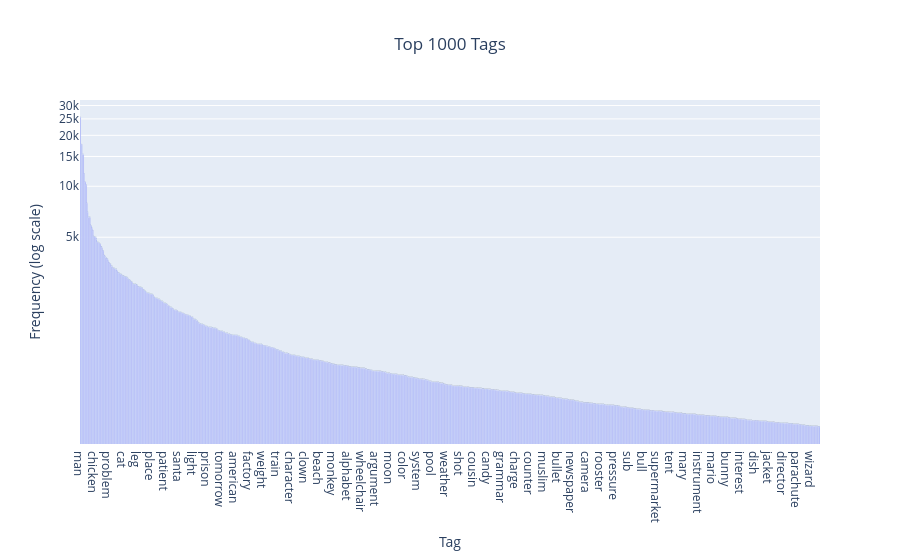

Notebook code cell kept with this figure:
### Markdown cell above
## 4.4. n=1000

### Code cell
# topn_wo_other(n=1000)
plot_tag_frequencies_log(n=1000)

### Figure 1 — Plotly figure (JSON) as saved in the notebook; plotly's stock layout.template omitted (floating-point values rounded to 4 significant figures; data arrays with more than 128 entries replaced by an {"elided": "..."} marker saying what was removed)
{"data": [{"hovertemplate": "tag=%{x}<br>count=%{text}<extra></extra>", "legendgroup": "", "marker": {"color": "#636EFA", "pattern": {"shape": ""}}, "name": "", "opacity": 1, "orientation": "v", "showlegend": false, "text": {"elided": "1000 float values"}, "textposition": "outside", "type": "bar", "x": {"elided": "1000 str values"}, "xaxis": "x", "y": {"elided": "1000 int values"}, "yaxis": "y"}], "layout": {"bargap": 0, "barmode": "relative", "legend": {"tracegroupgap": 0}, "title": {"text": "Top 1000 Tags", "x": 0.5}, "xaxis": {"anchor": "y", "domain": [0, 1], "title": {"text": "Tag"}}, "yaxis": {"anchor": "x", "domain": [0, 1], "tickmode": "array", "ticktext": ["0", "5k", "10k", "15k", "20k", "25k", "30k"], "tickvals": [0, 5000, 10000, 15000, 20000, 25000, 30000], "title": {"text": "Frequency (log scale)"}, "type": "log"}}}
